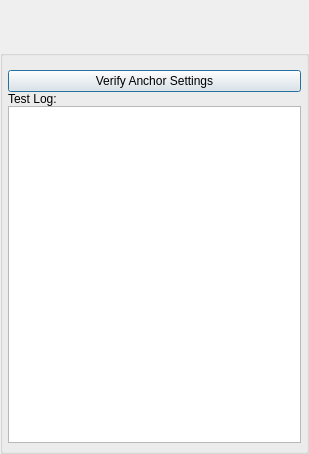
<?xml version="1.0" encoding="UTF-8"?>
<ui version="4.0">
 <class>NetServiceTestDlg</class>
 <widget class="QDialog" name="NetServiceTestDlg">
  <property name="windowModality">
   <enum>Qt::ApplicationModal</enum>
  </property>
  <property name="geometry">
   <rect>
    <x>0</x>
    <y>0</y>
    <width>309</width>
    <height>454</height>
   </rect>
  </property>
  <property name="windowTitle">
   <string>Net Service Test</string>
  </property>
  <property name="windowOpacity">
   <double>1.000000000000000</double>
  </property>
  <property name="toolTip">
   <string/>
  </property>
  <layout class="QVBoxLayout" name="verticalLayout">
   <property name="spacing">
    <number>0</number>
   </property>
   <property name="leftMargin">
    <number>0</number>
   </property>
   <property name="topMargin">
    <number>0</number>
   </property>
   <property name="rightMargin">
    <number>0</number>
   </property>
   <property name="bottomMargin">
    <number>0</number>
   </property>
   <item>
    <widget class="TitleBarWidget" name="m_TitleBarWidget" native="true">
     <property name="sizePolicy">
      <sizepolicy hsizetype="Preferred" vsizetype="Preferred">
       <horstretch>0</horstretch>
       <verstretch>0</verstretch>
      </sizepolicy>
     </property>
     <property name="minimumSize">
      <size>
       <width>0</width>
       <height>50</height>
      </size>
     </property>
     <property name="maximumSize">
      <size>
       <width>16777215</width>
       <height>103</height>
      </size>
     </property>
    </widget>
   </item>
   <item>
    <widget class="QGroupBox" name="DialogItemsGroupBox">
     <property name="minimumSize">
      <size>
       <width>0</width>
       <height>0</height>
      </size>
     </property>
     <property name="title">
      <string/>
     </property>
     <layout class="QGridLayout" name="gridLayout">
      <property name="leftMargin">
       <number>5</number>
      </property>
      <property name="topMargin">
       <number>0</number>
      </property>
      <property name="rightMargin">
       <number>5</number>
      </property>
      <property name="bottomMargin">
       <number>8</number>
      </property>
      <property name="spacing">
       <number>0</number>
      </property>
      <item row="3" column="0">
       <widget class="QLabel" name="m_LogLabel">
        <property name="text">
         <string>Test Log:</string>
        </property>
       </widget>
      </item>
      <item row="1" column="0">
       <widget class="QPushButton" name="m_RunTestButton">
        <property name="text">
         <string>Verify Anchor Settings</string>
        </property>
       </widget>
      </item>
      <item row="4" column="0">
       <widget class="QTextEdit" name="m_LogEdit"/>
      </item>
      <item row="0" column="0">
       <widget class="QLabel" name="m_StatusLabel">
        <property name="text">
         <string notr="true"/>
        </property>
       </widget>
      </item>
     </layout>
    </widget>
   </item>
   <item>
    <widget class="BottomBarWidget" name="m_BottomBarWidget" native="true">
     <property name="sizePolicy">
      <sizepolicy hsizetype="Expanding" vsizetype="Minimum">
       <horstretch>0</horstretch>
       <verstretch>0</verstretch>
      </sizepolicy>
     </property>
     <property name="minimumSize">
      <size>
       <width>30</width>
       <height>0</height>
      </size>
     </property>
     <property name="autoFillBackground">
      <bool>true</bool>
     </property>
    </widget>
   </item>
  </layout>
 </widget>
 <customwidgets>
  <customwidget>
   <class>TitleBarWidget</class>
   <extends>QWidget</extends>
   <header>TitleBarWidget.h</header>
   <container>1</container>
  </customwidget>
  <customwidget>
   <class>BottomBarWidget</class>
   <extends>QWidget</extends>
   <header location="global">BottomBarWidget.h</header>
   <container>1</container>
  </customwidget>
 </customwidgets>
 <resources/>
 <connections/>
</ui>
